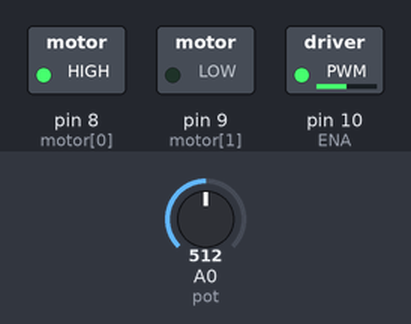
Bench run of a sketch on a simulated Arduino Uno, built with avr-gcc and run on an emulated ATmega328P. Parts: switched loads named in the sketch (green lamp = pin HIGH). The test bench sets the inputs (shaded band); at power-on: A0 (pot) = 512.

Above: at 1.2 s.
1.3 s: A0 (pot) set to 716
At 2.3 s:
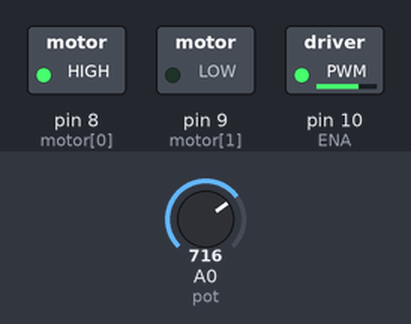
2.8 s: A0 (pot) set to 900
At 3.4 s:
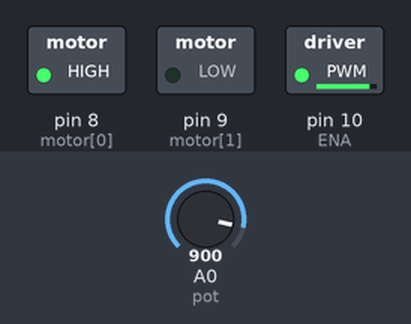
4.3 s: A0 (pot) set to 122
At 5.5 s:
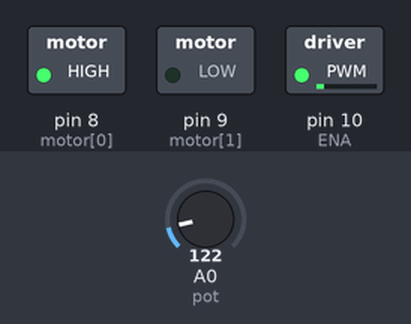
5.8 s: A0 (pot) set to 0
At 6.9 s:
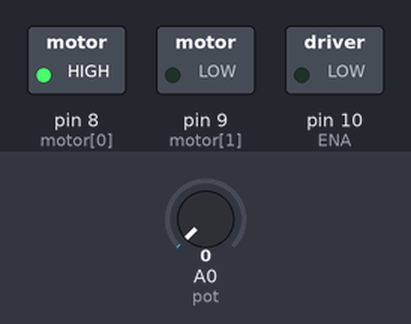
7.3 s: A0 (pot) set to 511
At 8.0 s:
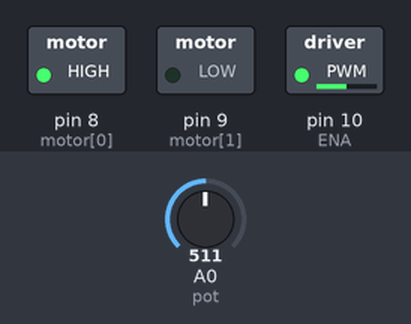
Timing chart, 0 to 9.8 s (numbered marks = the images above; inputs shaded):
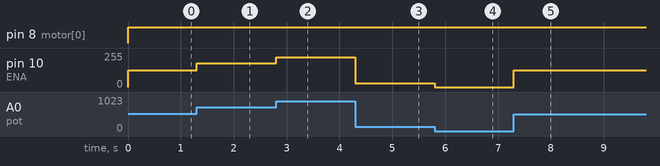

Measured:
- after the input at 1.3 s, pin 10 (ENA): 127/255 → 178/255 at once
- after the input at 2.8 s, pin 10 (ENA): 178/255 → 224/255 at once
- after the input at 4.3 s, pin 10 (ENA): 224/255 → 30/255 at once
- after the input at 5.8 s, pin 10 (ENA): 30/255 → 0/255 at once
- after the input at 7.3 s, pin 10 (ENA): 0/255 → 127/255 at once

The sketch:

motor-hiz-kontrolu.ino
```cpp
int motor[]={8,9};
int pot=A0;
int ENA=10;
int hiz;
void setup() {

  for(int i=0; i<2; i++){
    pinMode(motor[i], OUTPUT);
  }
  pinMode(pot, INPUT);
  pinMode(ENA, OUTPUT);

}

void loop() {

  hiz=analogRead(pot);
  hiz=map(hiz,0,1023,0,255);

  digitalWrite(motor[0], HIGH);
  digitalWrite(motor[1], LOW);
  analogWrite(ENA, hiz);

}
```
